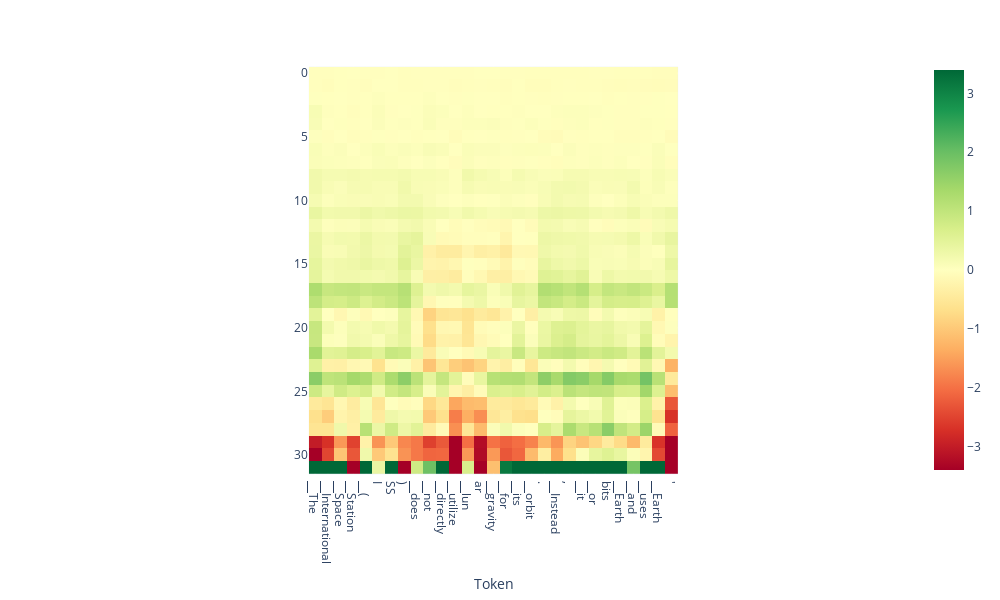

Notebook code for this chart:
### Code cell
tokens = tokenizer.tokenize(output['text'])
doc.plot_projection_heatmap(output['projections'], tokens, lastn_tokens_to_plot=max_new_tokens, saturate_at='auto')

### Figure 1 — Plotly figure (JSON) as saved in the notebook; plotly's stock layout.template omitted (floating-point values rounded to 4 significant figures; data arrays with more than 128 entries replaced by an {"elided": "..."} marker saying what was removed)
{"data": [{"coloraxis": "coloraxis", "hovertemplate": "Token: %{x}<br>y: %{y}<br>color: %{z}<extra></extra>", "name": "0", "type": "heatmap", "xaxis": "x", "yaxis": "y", "z": {"elided": "32x29 float values"}}], "layout": {"coloraxis": {"cmax": 3.397, "cmin": -3.397, "colorscale": [[0, "rgb(165,0,38)"], [0.1, "rgb(215,48,39)"], [0.2, "rgb(244,109,67)"], [0.3, "rgb(253,174,97)"], [0.4, "rgb(254,224,139)"], [0.5, "rgb(255,255,191)"], [0.6, "rgb(217,239,139)"], [0.7, "rgb(166,217,106)"], [0.8, "rgb(102,189,99)"], [0.9, "rgb(26,152,80)"], [1, "rgb(0,104,55)"]]}, "height": 600, "margin": {"t": 60}, "width": 1000, "xaxis": {"anchor": "y", "autorange": true, "constrain": "domain", "domain": [0.2767, 0.7233], "range": [-0.5, 28.5], "scaleanchor": "y", "ticktext": ["▁The", "▁International", "▁Space", "▁Station", "▁(", "I", "SS", ")", "▁does", "▁not", "▁directly", "▁utilize", "▁lun", "ar", "▁gravity", "▁for", "▁its", "▁orbit", ".", "▁Instead", ",", "▁it", "▁or", "bits", "▁Earth", "▁and", "▁uses", "▁Earth", "'", "s"], "tickvals": [0, 1, 2, 3, 4, 5, 6, 7, 8, 9, 10, 11, 12, 13, 14, 15, 16, 17, 18, 19, 20, 21, 22, 23, 24, 25, 26, 27, 28, 29], "title": {"text": "Token"}}, "yaxis": {"anchor": "x", "autorange": true, "constrain": "domain", "domain": [0, 1], "range": [31.5, -0.5]}}}
